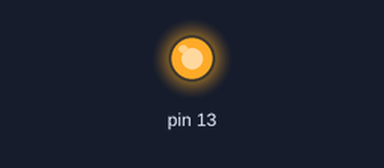
This sketch was run on a simulated Arduino Uno, built with avr-gcc and run on an emulated ATmega328P. On the bench: output pins drawn as LEDs (lit = HIGH).

Above: at 0.5 s.
At 12.5 s:
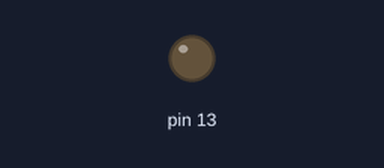
Timing chart, 0 to 14.3 s (numbered marks = the images above):
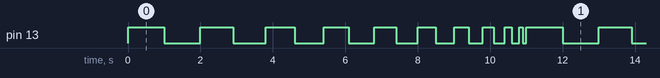

The sketch:

zadanie2.ino
```cpp
// 2 zadanie
// Teraz LED będzie migał coraz szybciej

int czas = 1000;    // tutaj można deklarować zmienne, w tym przypadku to jest zbędne bo można ją zadeklarować w pętli for

void setup(){
  pinMode(13, OUTPUT);      // 13 pin jest wyjściem
}

void loop(){
  for(czas = 1000; czas > 0; czas = czas - 100) {    // funcja for ustawia zmienną czas na 1 sek. a następnie odejmuje czas o 100 ms
   digitalWrite(13, HIGH);                           // świecenie itd.
   delay(czas);
   digitalWrite(13, LOW);
   delay(czas);
   }

}
```

Measured:
- by itself, pin 13: repeats every 11.0 s: LOW 1.0 s, HIGH 0.90 s, LOW 0.90 s, HIGH 0.80 s, LOW 0.80 s, HIGH 0.70 s, LOW 0.70 s, HIGH 0.60 s, LOW 0.60 s, HIGH 0.50 s, LOW 0.50 s, HIGH 0.40 s, LOW 0.40 s, HIGH 0.30 s, LOW 0.30 s, HIGH 0.20 s, LOW 0.20 s, HIGH 0.10 s, LOW 0.10 s, HIGH 1.0 s
- by itself, everything shown: repeats every 11.0 s, in 20 steps
